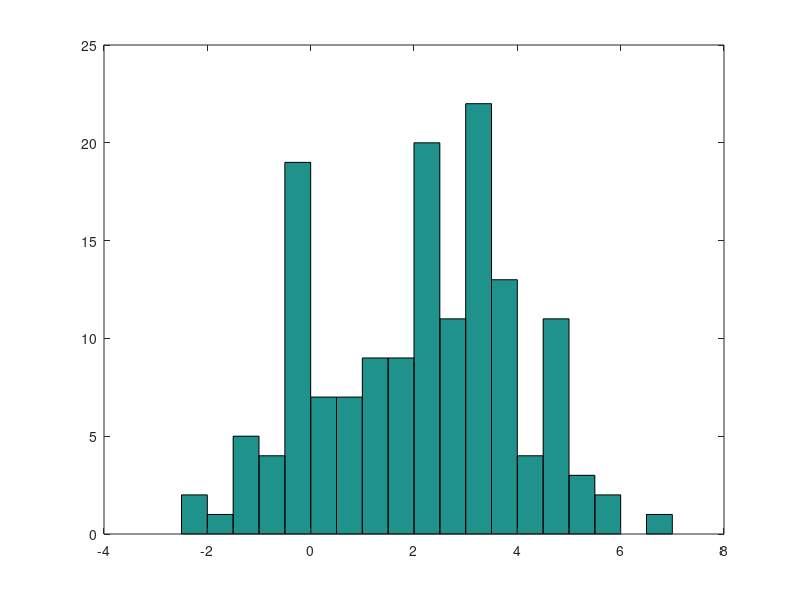

Recreate this plot in MATLAB. (Note: this script raises an error after producing the figure.)
%   First, flip a biased coin.  If it lands heads, pick a value at random
%   from a normal distribution with mean mu_1 and standard deviation
%   sigma_1. If the coin lands tails, pick a value at random from a normal
%   distribution with mean mu_2 and standard deviation sigma_2.

clear,clc

x = [trnd(20,1,50) trnd(4,1,100)+3];
hist(x,-2.25:.5:7.25);

pdf_normmixture = @(x,p,mu1,mu2,sigma1,sigma2) ...
                         p*normpdf(x,mu1,sigma1) + (1-p)*normpdf(x,mu2,sigma2);

pStart = .5;
muStart = quantile(x,[.25 .75]);
sigmaStart = sqrt(var(x) - .25*diff(muStart).^2);
start = [pStart muStart sigmaStart sigmaStart];

lb = [0 -Inf -Inf 0 0];
ub = [1 Inf Inf Inf Inf];
paramEsts = mle(x, 'pdf',pdf_normmixture, 'start',start,'lower',lb, 'upper',ub);

statset('mlecustom')

options = statset('MaxIter',300, 'MaxFunEvals',600);
paramEsts = mle(x, 'pdf',pdf_normmixture, 'start',start, ...
                          'lower',lb, 'upper',ub, 'options',options);
                      
bins = -2.5:.5:7.5;
h = bar(bins,histc(x,bins)/(length(x)*.5),'histc');
h.FaceColor = [.9 .9 .9];
xgrid = linspace(1.1*min(x),1.1*max(x),200);
pdfgrid = pdf_normmixture(xgrid,paramEsts(1),paramEsts(2),paramEsts(3),paramEsts(4),paramEsts(5));
hold on
plot(xgrid,pdfgrid,'-')
hold off
xlabel('x')
ylabel('Probability Density')

